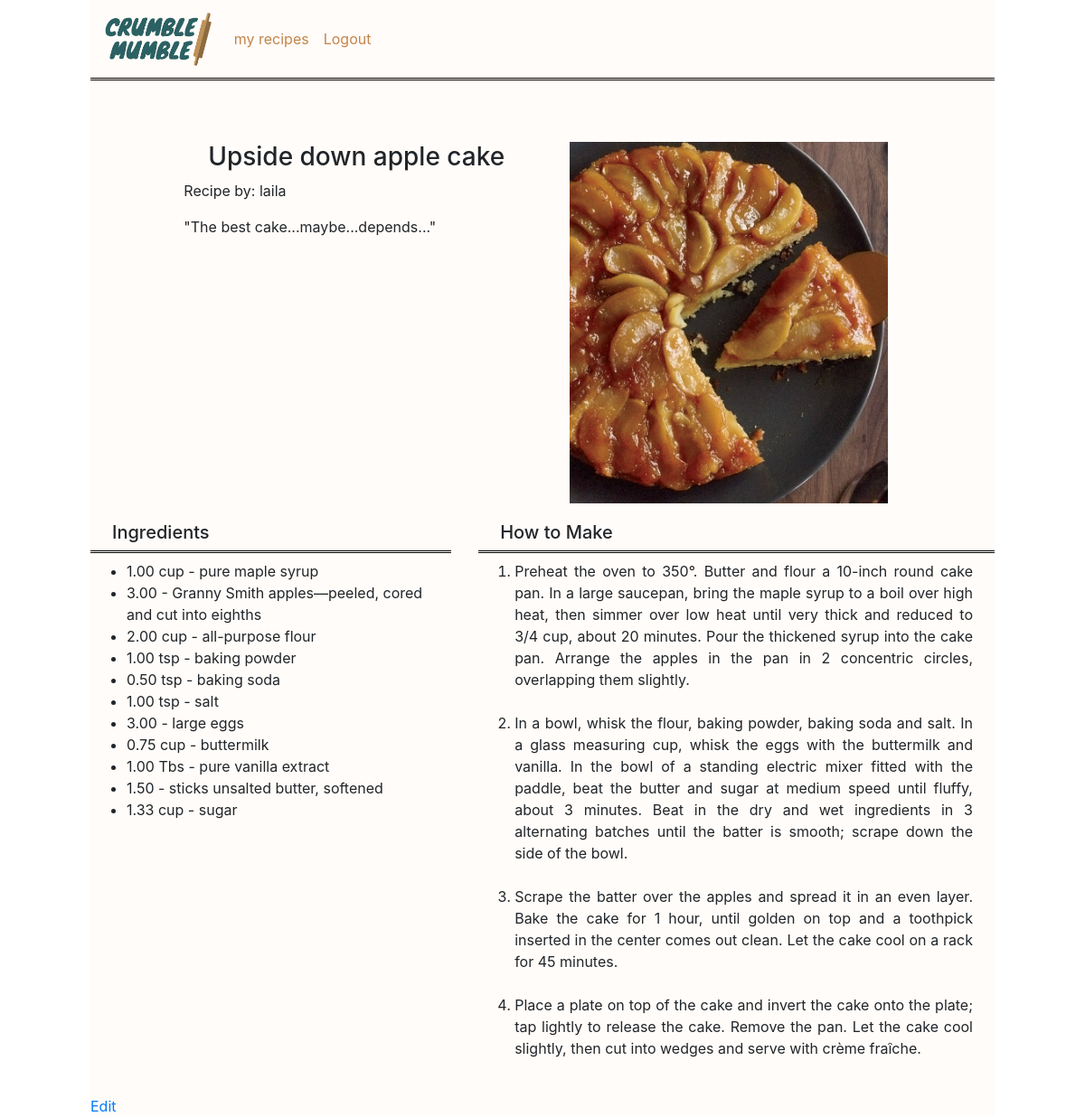
Screenshot of /recipe/upside-down-apple-cake/ (signed in) with the database file from the repository.
### recipes/models.py (models this page shows, shortened)
class Recipe(models.Model):
	category = models.ForeignKey(Category, on_delete=models.SET_NULL, null=True)
	name = models.CharField(max_length=150)
	image = models.ImageField()
	description = models.TextField()
	owner = models.ForeignKey(User, on_delete=models.CASCADE, related_name="recipes")
	slug = models.SlugField(blank=True)
	private = models.BooleanField()

class Ingredient(models.Model):
	GRAMS = "g"
	CUP = "cup"
	TBS = "Tbs"
	TSP = "tsp"
	NOTHING = " "
	MEASURES = [
		(GRAMS,GRAMS),
		(CUP,CUP),
		(TBS,TBS),
		(TSP,TSP),
		(NOTHING,NOTHING)
	]
	amount = models.DecimalField(max_digits=10, decimal_places=2)
	measure = models.CharField(max_length=20, choices=MEASURES)
	recipe = models.ForeignKey(Recipe, on_delete=models.CASCADE, related_name="ingredients")
	ingredient = models.CharField(max_length=120)

class Instruction(models.Model):
	description = models.TextField()
	recipe = models.ForeignKey(Recipe, on_delete=models.CASCADE, related_name="instructions")

### recipes/views.py (the view)
# urls.py: path('recipe/<recipe_slug>/', views.recipe_details, name="recipe-details"),
def recipe_details(request, recipe_slug):
	recipe = Recipe.objects.get(slug=recipe_slug)
	if SavedRecipe.objects.filter(recipe=recipe, user=request.user):
		saved = True
	else:
		saved = False
	context = {
		"recipe" : recipe,
		"saved" : saved
	}
	return render(request, "recipe_details.html", context)

### recipes/templates/recipe_details.html (shortened to what this page needs)
{% extends "base.html" %}
{% block content %}
	<div class=" m-auto p-0">
		<div class="card-body col-lg-10 col-sm-11 m-auto">
			<div class="row">
				<div class="col-lg-6 col-sm-11">
					<h3 class="text-center">{{recipe.name}}</h3>
					<p>Recipe by: {{recipe.owner}}</p>
					<p>"{{recipe.description}}"</p>
				</div>
				<div class="col-lg-6 col-sm-11">
					<img src="{{recipe.image.url}}" class="image-crop image-lg col-12">
				</div>
			</div>
		</div>
		<div class="row">
			<div class="col-lg-5">
				<h5 class="navbar-border pb-2 pl-4">Ingredients</h5>
				<ul>
				{% for ingredient in recipe.ingredients.all %}
					 <li>{{ingredient.amount}} {{ingredient.measure}} - {{ingredient.ingredient}}</li>
				{% endfor %}
				</ul>
			</div>
			<div class="col-lg-7">
			    <h5 class="navbar-border pb-2 pl-4">How to Make</h5>
			    <ol class="pr-4 text-justify">
				{% for instruction in recipe.instructions.all %}
					 <li>{{instruction.description}}</li>
					 <br>
				{% endfor %}
				</ol>
			</div>
		</div>
{% if user == recipe.owner %}
	<a href="{% url 'update-recipe' recipe.slug %}">Edit</a>
{% endif %}
	</div>
{% endblock content %}

### recipes/static/css/colors.css (style rules this page uses)
.navbar-border { border-bottom: black; border-bottom-width: 3px; border-bottom-style: double; }

### recipes/static/css/general.css (style rules this page uses)
.image-crop { object-fit: cover; }
.image-lg { height: 400px }

### rows the page displays
Recipe: name "Upside down apple cake", owner "laila", description "The best cake...maybe...depends...", image (picture)
Ingredient: amount "1.00", measure "cup", ingredient "pure maple syrup"
Ingredient: amount "3.00", ingredient "Granny Smith apples—peeled, cored and cut into eighths"
Ingredient: amount "2.00", measure "cup", ingredient "all-purpose flour"
Ingredient: amount "1.00", measure "tsp", ingredient "baking powder"
Ingredient: amount "0.50", measure "tsp", ingredient "baking soda"
Ingredient: amount "1.00", measure "tsp", ingredient "salt"
Ingredient: amount "3.00", ingredient "large eggs"
Ingredient: amount "0.75", measure "cup", ingredient "buttermilk"
Ingredient: amount "1.00", measure "Tbs", ingredient "pure vanilla extract"
Ingredient: amount "1.50", ingredient "sticks unsalted butter, softened"
Ingredient: amount "1.33", measure "cup", ingredient "sugar"
Instruction: description "Preheat the oven to 350°. Butter and flour a 10-inch round cake pan. In a large saucepan, bring the maple syrup to a boil over high heat, then simmer over low heat until very thick and reduced to 3/4 cup, about 20 minutes. Pour the thickened syrup into the cake pan. Arrange the apples in the pan in 2 concentric circles, overlapping them slightly."
Instruction: description "In a bowl, whisk the flour, baking powder, baking soda and salt. In a glass measuring cup, whisk the eggs with the buttermilk and vanilla. In the bowl of a standing electric mixer fitted with the paddle, beat the butter and sugar at medium speed until fluffy, about 3 minutes. Beat in the dry and wet ingredients in 3 alternating batches until the batter is smooth; scrape down the side of the bowl."
Instruction: description "Scrape the batter over the apples and spread it in an even layer. Bake the cake for 1 hour, until golden on top and a toothpick inserted in the center comes out clean. Let the cake cool on a rack for 45 minutes."
Instruction: description "Place a plate on top of the cake and invert the cake onto the plate; tap lightly to release the cake. Remove the pan. Let the cake cool slightly, then cut into wedges and serve with crème fraîche."
